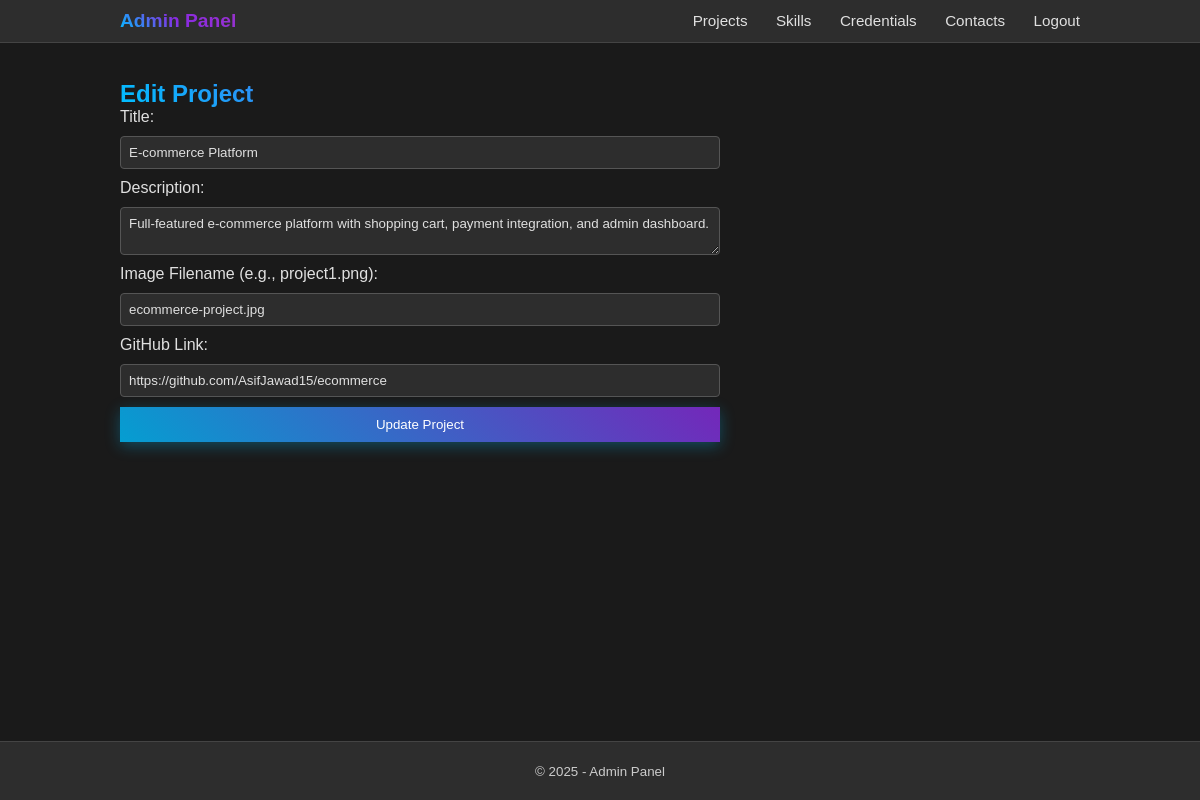
The page /admin/edit_project.php?id=2 (signed in) on the database its author committed.
### tables this page shows
CREATE TABLE IF NOT EXISTS projects (
    id INT AUTO_INCREMENT PRIMARY KEY,
    title VARCHAR(200) NOT NULL,
    description TEXT,
    image VARCHAR(255),
    github_link VARCHAR(500),
    live_demo_link VARCHAR(500),
    technologies TEXT,
    status ENUM('completed', 'in_progress', 'planned') DEFAULT 'completed',
    featured BOOLEAN DEFAULT FALSE,
    sort_order INT DEFAULT 0,
    created_at TIMESTAMP DEFAULT CURRENT_TIMESTAMP,
    updated_at TIMESTAMP DEFAULT CURRENT_TIMESTAMP ON UPDATE CURRENT_TIMESTAMP,
    INDEX idx_status (status),
    INDEX idx_featured (featured),
    INDEX idx_sort_order (sort_order)
);

### admin/edit_project.php (the view, shortened to what this page needs)
<?php
include '../includes/config.php';
$id = intval($_GET['id']);
$stmt = $conn->prepare("SELECT * FROM projects WHERE id = ?");
$stmt->bind_param("i", $id);
$stmt->execute();
$result = $stmt->get_result();
$project = $result->fetch_assoc();
?>
<!DOCTYPE html>
<html lang="en">
<head>
  <link href="https://unpkg.com/boxicons@2.1.4/css/boxicons.min.css" rel="stylesheet">
  <link rel="stylesheet" href="../css/style.css">
  <link rel="stylesheet" href="../css/admin.css">
</head>
<body>
  <?php
include __DIR__ . '/partials/admin_header.php';
?>
  <main style="margin-top:80px; padding:0 10%;">
    <h2>Edit Project</h2>
    <form method="POST">
      <label>Title:</label>
      <input type="text" name="title" value="<?php echo htmlspecialchars($project['title']); ?>" required>
      <label>Description:</label>
      <textarea name="description" required><?php echo htmlspecialchars($project['description']); ?></textarea>
      <label>Image Filename (e.g., project1.png):</label>
      <input type="text" name="image" value="<?php echo htmlspecialchars($project['image']); ?>">
      <label>GitHub Link:</label>
      <input type="text" name="github_link" value="<?php echo htmlspecialchars($project['github_link']); ?>">
      <button type="submit">Update Project</button>
    </form>
  </main>
  <?php
include __DIR__ . '/partials/admin_footer.php';
?>
</body>
</html>

### css/style.css (style rules this page uses)
* { margin: 0; padding: 0; box-sizing: border-box; font-family: 'Poppins', sans-serif; }
body { background: #1a1a1a; color: #e0e0e0; min-height: 100vh; display: flex; flex-direction: column; }
form { display: flex; flex-direction: column; max-width: 600px; gap: 10px; }
form input, form textarea { padding: 8px; border: 1px solid #555; border-radius: 4px; background: #2d2d2d; color: #e0e0e0; }
form button { background: linear-gradient(45deg, rgba(0, 191, 255, 0.8), rgba(138, 43, 226, 0.8)); backdrop-filter: blur(10px); color: #fff; border: none; padding: 10px; cursor: pointer; box-shadow: 0 4px 15px rgba(0, 191, 255, 0.3); }
h1, h2, h3, h4, h5, h6 { background: linear-gradient(45deg, #00bfff, #8a2be2, #9932cc); -webkit-background-clip: text; -webkit-text-fill-color: transparent; background-clip: text; }

### rows shown on the page
projects: title "E-commerce Platform", description "Full-featured e-commerce platform with shopping cart, payment integration, and admin dashboard.", image "ecommerce-project.jpg", github_link "https://github.com/AsifJawad15/ecommerce"
